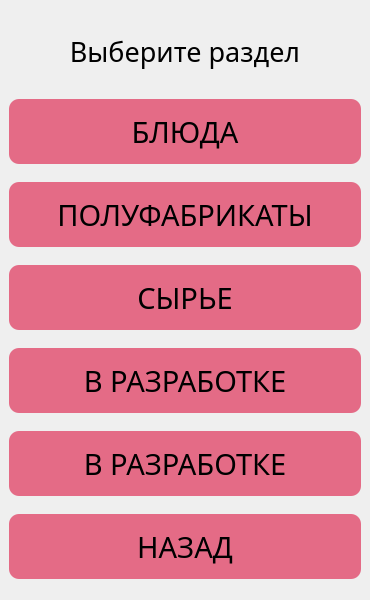
<?xml version="1.0" encoding="UTF-8"?>
<ui version="4.0">
 <class>WindowNomenklatura</class>
 <widget class="QMainWindow" name="WindowNomenklatura">
  <property name="geometry">
   <rect>
    <x>0</x>
    <y>0</y>
    <width>370</width>
    <height>600</height>
   </rect>
  </property>
  <property name="windowTitle">
   <string>Выберите раздел</string>
  </property>
  <widget class="QWidget" name="centralwidget">
   <property name="minimumSize">
    <size>
     <width>370</width>
     <height>600</height>
    </size>
   </property>
   <property name="maximumSize">
    <size>
     <width>370</width>
     <height>600</height>
    </size>
   </property>
   <layout class="QVBoxLayout" name="verticalLayout">
    <item>
     <widget class="QLabel" name="label_title">
      <property name="maximumSize">
       <size>
        <width>16777215</width>
        <height>60</height>
       </size>
      </property>
      <property name="font">
       <font>
        <family>Trebuchet MS</family>
        <pointsize>20</pointsize>
       </font>
      </property>
      <property name="layoutDirection">
       <enum>Qt::LeftToRight</enum>
      </property>
      <property name="text">
       <string>Выберите раздел</string>
      </property>
      <property name="scaledContents">
       <bool>true</bool>
      </property>
      <property name="alignment">
       <set>Qt::AlignCenter</set>
      </property>
      <property name="wordWrap">
       <bool>false</bool>
      </property>
      <property name="margin">
       <number>0</number>
      </property>
     </widget>
    </item>
    <item>
     <widget class="QPushButton" name="btn_dishe">
      <property name="enabled">
       <bool>true</bool>
      </property>
      <property name="minimumSize">
       <size>
        <width>0</width>
        <height>65</height>
       </size>
      </property>
      <property name="maximumSize">
       <size>
        <width>500</width>
        <height>65</height>
       </size>
      </property>
      <property name="baseSize">
       <size>
        <width>0</width>
        <height>0</height>
       </size>
      </property>
      <property name="font">
       <font>
        <family>Trebuchet MS</family>
        <pointsize>22</pointsize>
        <bold>false</bold>
       </font>
      </property>
      <property name="styleSheet">
       <string notr="true">QPushButton {
background-color: rgb(228, 107, 134);
border: none;
border-radius: 10px}

QPushButton:hover {
border: 1px solid  rgb(0, 0, 0);
background-color: rgba(228, 107, 134, 0.9)
}

QPushButton:pressed {
border:3px solid  rgb(0, 0, 0);
background-color: rgba(228, 107, 134, 1)
}</string>
      </property>
      <property name="text">
       <string>БЛЮДА</string>
      </property>
      <property name="checkable">
       <bool>false</bool>
      </property>
     </widget>
    </item>
    <item>
     <widget class="QPushButton" name="btn_pf">
      <property name="enabled">
       <bool>true</bool>
      </property>
      <property name="minimumSize">
       <size>
        <width>0</width>
        <height>65</height>
       </size>
      </property>
      <property name="maximumSize">
       <size>
        <width>500</width>
        <height>65</height>
       </size>
      </property>
      <property name="baseSize">
       <size>
        <width>0</width>
        <height>0</height>
       </size>
      </property>
      <property name="font">
       <font>
        <family>Trebuchet MS</family>
        <pointsize>22</pointsize>
        <bold>false</bold>
       </font>
      </property>
      <property name="styleSheet">
       <string notr="true">QPushButton {
background-color: rgb(228, 107, 134);
border: none;
border-radius: 10px}

QPushButton:hover {
border: 1px solid  rgb(0, 0, 0);
background-color: rgba(228, 107, 134, 0.9)
}

QPushButton:pressed {
border:3px solid  rgb(0, 0, 0);
background-color: rgba(228, 107, 134, 1)
}</string>
      </property>
      <property name="text">
       <string>ПОЛУФАБРИКАТЫ</string>
      </property>
      <property name="checkable">
       <bool>false</bool>
      </property>
     </widget>
    </item>
    <item>
     <widget class="QPushButton" name="btn_materials">
      <property name="enabled">
       <bool>true</bool>
      </property>
      <property name="minimumSize">
       <size>
        <width>0</width>
        <height>65</height>
       </size>
      </property>
      <property name="maximumSize">
       <size>
        <width>500</width>
        <height>65</height>
       </size>
      </property>
      <property name="baseSize">
       <size>
        <width>0</width>
        <height>0</height>
       </size>
      </property>
      <property name="font">
       <font>
        <family>Trebuchet MS</family>
        <pointsize>22</pointsize>
        <bold>false</bold>
       </font>
      </property>
      <property name="styleSheet">
       <string notr="true">QPushButton {
background-color: rgb(228, 107, 134);
border: none;
border-radius: 10px}

QPushButton:hover {
border: 1px solid  rgb(0, 0, 0);
background-color: rgba(228, 107, 134, 0.9)
}

QPushButton:pressed {
border:3px solid  rgb(0, 0, 0);
background-color: rgba(228, 107, 134, 1)
}</string>
      </property>
      <property name="text">
       <string>СЫРЬЕ</string>
      </property>
      <property name="checkable">
       <bool>false</bool>
      </property>
     </widget>
    </item>
    <item>
     <widget class="QPushButton" name="btn_4">
      <property name="enabled">
       <bool>true</bool>
      </property>
      <property name="minimumSize">
       <size>
        <width>0</width>
        <height>65</height>
       </size>
      </property>
      <property name="maximumSize">
       <size>
        <width>500</width>
        <height>65</height>
       </size>
      </property>
      <property name="baseSize">
       <size>
        <width>0</width>
        <height>0</height>
       </size>
      </property>
      <property name="font">
       <font>
        <family>Trebuchet MS</family>
        <pointsize>22</pointsize>
        <bold>false</bold>
       </font>
      </property>
      <property name="styleSheet">
       <string notr="true">QPushButton {
background-color: rgb(228, 107, 134);
border: none;
border-radius: 10px}

QPushButton:hover {
border: 1px solid  rgb(0, 0, 0);
background-color: rgba(228, 107, 134, 0.9)
}

QPushButton:pressed {
border:3px solid  rgb(0, 0, 0);
background-color: rgba(228, 107, 134, 1)
}</string>
      </property>
      <property name="text">
       <string>В РАЗРАБОТКЕ</string>
      </property>
      <property name="checkable">
       <bool>false</bool>
      </property>
     </widget>
    </item>
    <item>
     <widget class="QPushButton" name="btn_5">
      <property name="enabled">
       <bool>true</bool>
      </property>
      <property name="minimumSize">
       <size>
        <width>0</width>
        <height>65</height>
       </size>
      </property>
      <property name="maximumSize">
       <size>
        <width>500</width>
        <height>65</height>
       </size>
      </property>
      <property name="baseSize">
       <size>
        <width>0</width>
        <height>0</height>
       </size>
      </property>
      <property name="font">
       <font>
        <family>Trebuchet MS</family>
        <pointsize>22</pointsize>
        <bold>false</bold>
       </font>
      </property>
      <property name="styleSheet">
       <string notr="true">QPushButton {
background-color: rgb(228, 107, 134);
border: none;
border-radius: 10px}

QPushButton:hover {
border: 1px solid  rgb(0, 0, 0);
background-color: rgba(228, 107, 134, 0.9)
}

QPushButton:pressed {
border:3px solid  rgb(0, 0, 0);
background-color: rgba(228, 107, 134, 1)
}</string>
      </property>
      <property name="text">
       <string>В РАЗРАБОТКЕ</string>
      </property>
      <property name="checkable">
       <bool>false</bool>
      </property>
     </widget>
    </item>
    <item>
     <widget class="QPushButton" name="btn_back">
      <property name="enabled">
       <bool>true</bool>
      </property>
      <property name="minimumSize">
       <size>
        <width>0</width>
        <height>65</height>
       </size>
      </property>
      <property name="maximumSize">
       <size>
        <width>500</width>
        <height>65</height>
       </size>
      </property>
      <property name="baseSize">
       <size>
        <width>0</width>
        <height>0</height>
       </size>
      </property>
      <property name="font">
       <font>
        <family>Trebuchet MS</family>
        <pointsize>22</pointsize>
        <bold>false</bold>
       </font>
      </property>
      <property name="styleSheet">
       <string notr="true">QPushButton {
background-color: rgb(228, 107, 134);
border: none;
border-radius: 10px}

QPushButton:hover {
border: 1px solid  rgb(0, 0, 0);
background-color: rgba(228, 107, 134, 0.9)
}

QPushButton:pressed {
border:3px solid  rgb(0, 0, 0);
background-color: rgba(228, 107, 134, 1)
}</string>
      </property>
      <property name="text">
       <string>НАЗАД</string>
      </property>
      <property name="checkable">
       <bool>false</bool>
      </property>
     </widget>
    </item>
   </layout>
  </widget>
 </widget>
 <resources/>
 <connections/>
</ui>
